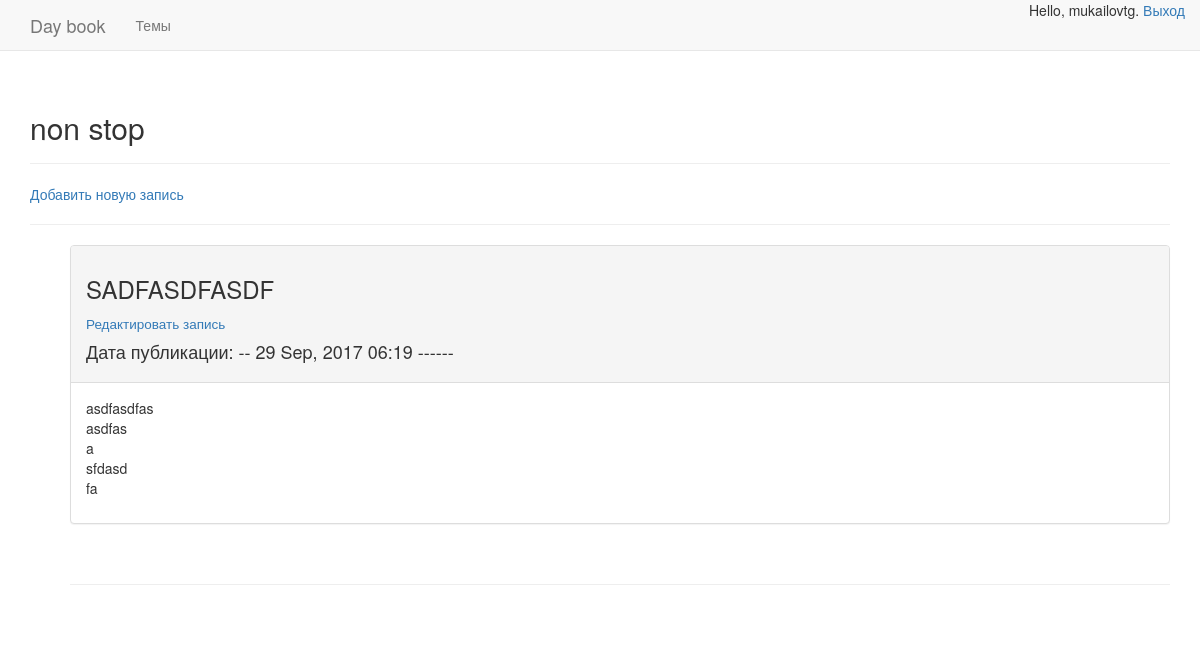
The app's page /categories/3/ (signed in) with its own data.
### journal/models.py (models this page shows, shortened)
class Category(models.Model):
    name = models.CharField(max_length=200, verbose_name='Категории')
    date_added = models.DateTimeField(auto_now_add=True)
    master = models.ForeignKey(User)
    class Meta:
        verbose_name_plural = 'Categories'
    def __str__(self):
        return self.name

class Entry(models.Model):
    category = models.ForeignKey(Category)
    name = models.CharField(max_length=250, verbose_name='Запись')
    description = models.TextField(verbose_name='Описание')
    date_added = models.DateTimeField(auto_now_add=True)
    class Meta:
        verbose_name_plural = 'Entries'

### journal/views.py (the view)
# urls.py: url(r'^categories/(?P<category_id>\d+)/$', views.category, name='category'),
@login_required
def category(request, category_id):
    category = Category.objects.filter(master=request.user).get(id=category_id)
    master_valid(request, category)
    entries = category.entry_set.order_by('date_added')
    context = {'category': category, 'entries': entries}
    return render(request, 'journal/category.html', context)

### journal/views.py (called while the page is built)
def master_valid(request, category):
    if category.master != request.user:
        raise Http404

### journal/templates/journal/category.html (shortened to what this page needs)
<!DOCTYPE html>
{% extends 'journal/base.html' %}
{% block header %}
    <h2>{{ category }}</h2>
{% endblock header %}
{% block content %}
<p>
    <a href="{% url 'journal:new_entry' category.id %}">Добавить новую запись</a>
</p>
<hr>
<ul>
    {% for entry in entries %}
        <div class="panel panel-default">
            <div class="panel-heading">
                <h3>
                    {{ entry.name|upper }}
                </h3>
                <h4>
                <small>
                        <a href="{% url 'journal:edit_entry' entry.id %}">
                            Редактировать запись
                        </a>
                </small>
                 </h4>
                <h4>
                    Дата публикации: -- {{ entry.date_added|date:'d M, Y H:i' }} ------
                </h4>
            </div>
            <div class="panel-body">
               {{ entry.description|linebreaks }}
            </div>
        </div>
        <br>
        <hr>
        <br>
    {% empty %}
        <li>
            Здесь пока нет записей для этой темы!
        </li>
    {% endfor %}
</ul>
{% endblock content %}

### journal/templates/journal/base.html (shortened to what this page needs)
<!DOCTYPE html>
{% load bootstrap3 %}
<html lang="en">
<head>
    {% bootstrap_css %}
</head>
<body>
  <nav class="navbar navbar-default navbar-static-top">
      <div class="container">
          <div class="navbar-header">
              <a class="navbar-brand" href="{% url 'journal:index' %}">Day book</a>
          </div>
          <div id="navbar" class="navbar-collapse collapse">
              <ul class="nav navbar-nav">
                  <li>
                      <a href="{% url 'journal:categories' %}">Темы</a>
                  </li>
              </ul>
              <ul class="nav navbar-nav navbar-right">
                {% if user.is_authenticated %}
                    Hello, {{ user.username }}.
                    <a href="{% url 'users:logout' %}">Выход</a>
                {% else %}
                    <a href="{% url 'users:register' %}">Регистрация</a> -
                    <a href="{% url 'users:login' %}">Войти</a>
                {% endif %}
              </ul>
          </div>
      </div>
  </nav>
  <div class="container">
      <div class="page-header">
          {% block header %}{% endblock header %}
      </div>
      <div>
        {% block content %}{% endblock content %}
      </div>
  </div>
</body>
</html>

### records on screen
Category: name "non stop"
Entry: name "SADFASDFASDF", date_added "29 Sep, 2017 06:19", description "asdfasdfas asdfas a sfdasd fa"

### other values on screen
{{ user.username }} "mukailovtg"
